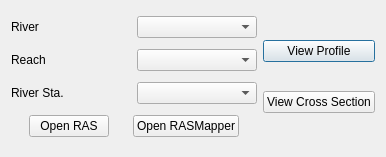
<?xml version="1.0" encoding="UTF-8"?>
<ui version="4.0">
 <class>RASResultsViewDialog</class>
 <widget class="QDialog" name="RASResultsViewDialog">
  <property name="geometry">
   <rect>
    <x>0</x>
    <y>0</y>
    <width>386</width>
    <height>157</height>
   </rect>
  </property>
  <property name="windowTitle">
   <string>View RAS Results</string>
  </property>
  <layout class="QGridLayout" name="gridLayout">
   <item row="0" column="0">
    <layout class="QHBoxLayout" name="horizontalLayout_3">
     <item>
      <widget class="QLabel" name="label">
       <property name="text">
        <string>River</string>
       </property>
      </widget>
     </item>
     <item>
      <widget class="QComboBox" name="riverComboBox"/>
     </item>
    </layout>
   </item>
   <item row="0" column="1" rowspan="4">
    <layout class="QVBoxLayout" name="verticalLayout">
     <item>
      <spacer name="verticalSpacer_3">
       <property name="orientation">
        <enum>Qt::Vertical</enum>
       </property>
       <property name="sizeHint" stdset="0">
        <size>
         <width>20</width>
         <height>40</height>
        </size>
       </property>
      </spacer>
     </item>
     <item>
      <widget class="QPushButton" name="viewProfilePushButton">
       <property name="text">
        <string>View Profile</string>
       </property>
      </widget>
     </item>
     <item>
      <spacer name="verticalSpacer_2">
       <property name="orientation">
        <enum>Qt::Vertical</enum>
       </property>
       <property name="sizeHint" stdset="0">
        <size>
         <width>20</width>
         <height>40</height>
        </size>
       </property>
      </spacer>
     </item>
     <item>
      <widget class="QPushButton" name="viewCrossSectionPushButton">
       <property name="text">
        <string>View Cross Section</string>
       </property>
      </widget>
     </item>
     <item>
      <spacer name="verticalSpacer">
       <property name="orientation">
        <enum>Qt::Vertical</enum>
       </property>
       <property name="sizeHint" stdset="0">
        <size>
         <width>20</width>
         <height>40</height>
        </size>
       </property>
      </spacer>
     </item>
    </layout>
   </item>
   <item row="1" column="0">
    <layout class="QHBoxLayout" name="horizontalLayout_2">
     <item>
      <widget class="QLabel" name="label_2">
       <property name="text">
        <string>Reach</string>
       </property>
      </widget>
     </item>
     <item>
      <widget class="QComboBox" name="reachComboBox"/>
     </item>
    </layout>
   </item>
   <item row="2" column="0">
    <layout class="QHBoxLayout" name="horizontalLayout">
     <item>
      <widget class="QLabel" name="label_3">
       <property name="text">
        <string>River Sta.</string>
       </property>
      </widget>
     </item>
     <item>
      <widget class="QComboBox" name="riverStationComboBox"/>
     </item>
    </layout>
   </item>
   <item row="3" column="0">
    <layout class="QHBoxLayout" name="horizontalLayout_4">
     <item>
      <spacer name="horizontalSpacer_2">
       <property name="orientation">
        <enum>Qt::Horizontal</enum>
       </property>
       <property name="sizeHint" stdset="0">
        <size>
         <width>40</width>
         <height>20</height>
        </size>
       </property>
      </spacer>
     </item>
     <item>
      <widget class="QPushButton" name="openRASPushButton">
       <property name="text">
        <string>Open RAS</string>
       </property>
      </widget>
     </item>
     <item>
      <spacer name="horizontalSpacer">
       <property name="orientation">
        <enum>Qt::Horizontal</enum>
       </property>
       <property name="sizeHint" stdset="0">
        <size>
         <width>40</width>
         <height>20</height>
        </size>
       </property>
      </spacer>
     </item>
     <item>
      <widget class="QPushButton" name="openRASMapperPushButton">
       <property name="text">
        <string>Open RASMapper</string>
       </property>
      </widget>
     </item>
     <item>
      <spacer name="horizontalSpacer_3">
       <property name="orientation">
        <enum>Qt::Horizontal</enum>
       </property>
       <property name="sizeHint" stdset="0">
        <size>
         <width>40</width>
         <height>20</height>
        </size>
       </property>
      </spacer>
     </item>
    </layout>
   </item>
  </layout>
 </widget>
 <resources/>
 <connections/>
</ui>
